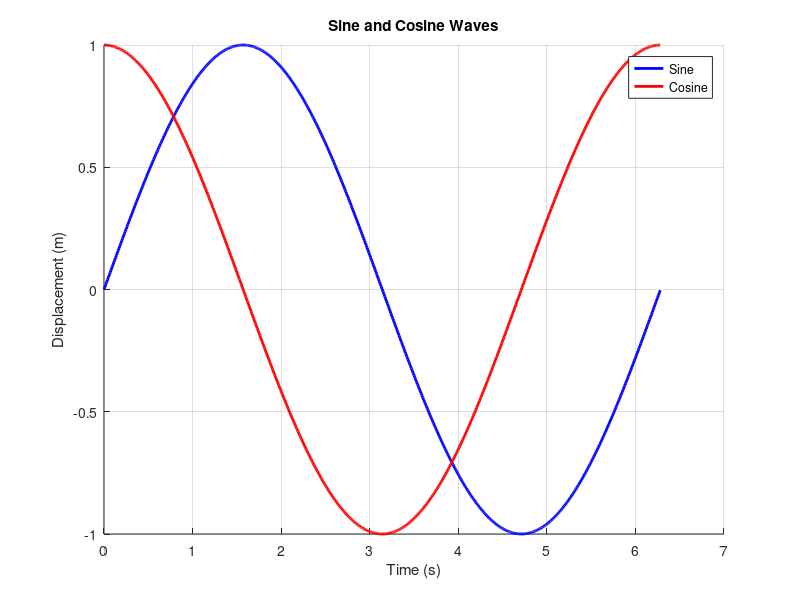

The MATLAB source for this figure:
#!/usr/bin/octave -q

% sincos.m
% Date  : 05 August 2017
% Author: Ankit Pati

hold on;
grid on;

title('Sine and Cosine Waves');
xlabel('Time (s)');
ylabel('Displacement (m)');

x = 0 : 0.01 : 2*pi;

plot(x, sin(x), 'color', 'blue', 'linewidth', 2, 'DisplayName', 'Sine');
plot(x, cos(x), 'color', 'red',  'linewidth', 2, 'DisplayName', 'Cosine');

legend('show');

drawnow();
input("Press enter to terminate...");
